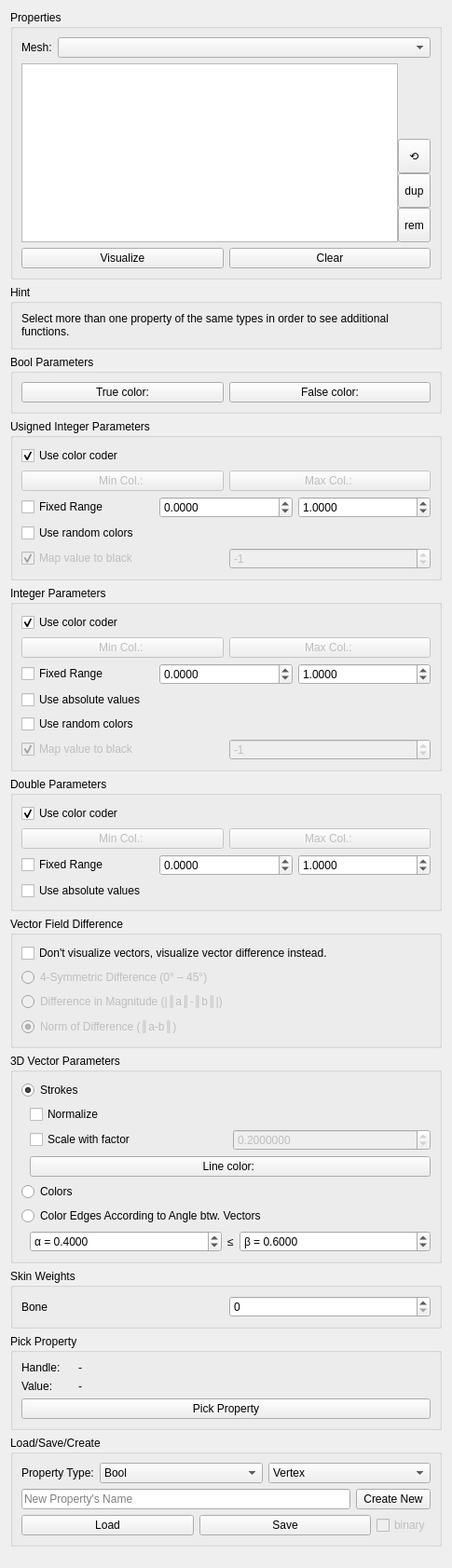
<?xml version="1.0" encoding="UTF-8"?>
<ui version="4.0">
 <class>PropertyVisToolbarBase</class>
 <widget class="QWidget" name="PropertyVisToolbarBase">
  <property name="geometry">
   <rect>
    <x>0</x>
    <y>0</y>
    <width>485</width>
    <height>1683</height>
   </rect>
  </property>
  <property name="windowTitle">
   <string>Property Visualization</string>
  </property>
  <layout class="QVBoxLayout" name="verticalLayout_7">
   <item>
    <widget class="QGroupBox" name="groupBox">
     <property name="title">
      <string>Properties</string>
     </property>
     <layout class="QGridLayout" name="gridLayout">
      <item row="7" column="0">
       <widget class="QPushButton" name="visualizeButton">
        <property name="text">
         <string>Visualize</string>
        </property>
       </widget>
      </item>
      <item row="7" column="1">
       <widget class="QPushButton" name="clearButton">
        <property name="text">
         <string>Clear</string>
        </property>
       </widget>
      </item>
      <item row="5" column="0" colspan="2">
       <layout class="QHBoxLayout" name="horizontalLayout_9">
        <property name="spacing">
         <number>0</number>
        </property>
        <item>
         <widget class="QListView" name="propertyName_lv">
          <property name="minimumSize">
           <size>
            <width>0</width>
            <height>192</height>
           </size>
          </property>
          <property name="selectionMode">
           <enum>QAbstractItemView::ExtendedSelection</enum>
          </property>
         </widget>
        </item>
        <item>
         <layout class="QVBoxLayout" name="verticalLayout_8">
          <property name="spacing">
           <number>0</number>
          </property>
          <item>
           <spacer name="verticalSpacer">
            <property name="orientation">
             <enum>Qt::Vertical</enum>
            </property>
            <property name="sizeHint" stdset="0">
             <size>
              <width>0</width>
              <height>0</height>
             </size>
            </property>
           </spacer>
          </item>
          <item>
           <widget class="QToolButton" name="refresh_property_names_tb">
            <property name="sizePolicy">
             <sizepolicy hsizetype="Preferred" vsizetype="Fixed">
              <horstretch>0</horstretch>
              <verstretch>0</verstretch>
             </sizepolicy>
            </property>
            <property name="minimumSize">
             <size>
              <width>0</width>
              <height>37</height>
             </size>
            </property>
            <property name="toolTip">
             <string>Reload property list.</string>
            </property>
            <property name="text">
             <string>⟲</string>
            </property>
           </widget>
          </item>
          <item>
           <widget class="QToolButton" name="duplicate_property_tb">
            <property name="sizePolicy">
             <sizepolicy hsizetype="Preferred" vsizetype="Fixed">
              <horstretch>0</horstretch>
              <verstretch>0</verstretch>
             </sizepolicy>
            </property>
            <property name="minimumSize">
             <size>
              <width>0</width>
              <height>37</height>
             </size>
            </property>
            <property name="toolTip">
             <string>Duplicate selected properties.</string>
            </property>
            <property name="text">
             <string>dup</string>
            </property>
           </widget>
          </item>
          <item>
           <widget class="QToolButton" name="remove_property_tb">
            <property name="sizePolicy">
             <sizepolicy hsizetype="Preferred" vsizetype="Fixed">
              <horstretch>0</horstretch>
              <verstretch>0</verstretch>
             </sizepolicy>
            </property>
            <property name="minimumSize">
             <size>
              <width>0</width>
              <height>37</height>
             </size>
            </property>
            <property name="toolTip">
             <string>Remove selected properties.</string>
            </property>
            <property name="text">
             <string>rem</string>
            </property>
           </widget>
          </item>
         </layout>
        </item>
       </layout>
      </item>
      <item row="0" column="0" colspan="2">
       <layout class="QHBoxLayout" name="horizontalLayout_10">
        <item>
         <widget class="QLabel" name="label_3">
          <property name="text">
           <string>Mesh:</string>
          </property>
          <property name="buddy">
           <cstring>meshNames</cstring>
          </property>
         </widget>
        </item>
        <item>
         <widget class="QComboBox" name="meshNames">
          <property name="sizePolicy">
           <sizepolicy hsizetype="MinimumExpanding" vsizetype="Fixed">
            <horstretch>0</horstretch>
            <verstretch>0</verstretch>
           </sizepolicy>
          </property>
         </widget>
        </item>
       </layout>
      </item>
     </layout>
    </widget>
   </item>
   <item>
    <widget class="QGroupBox" name="hint_gb">
     <property name="title">
      <string>Hint</string>
     </property>
     <layout class="QVBoxLayout" name="verticalLayout_9">
      <item>
       <widget class="QLabel" name="label">
        <property name="text">
         <string>Select more than one property of the same types in order to see additional functions.</string>
        </property>
        <property name="wordWrap">
         <bool>true</bool>
        </property>
       </widget>
      </item>
     </layout>
    </widget>
   </item>
   <item>
    <widget class="QGroupBox" name="paramBool">
     <property name="title">
      <string>Bool Parameters</string>
     </property>
     <layout class="QGridLayout" name="gridLayout_5">
      <item row="0" column="0">
       <widget class="QtColorChooserButton" name="colorTrue">
        <property name="text">
         <string>True color:</string>
        </property>
        <property name="color" stdset="0">
         <color>
          <red>255</red>
          <green>0</green>
          <blue>4</blue>
         </color>
        </property>
       </widget>
      </item>
      <item row="0" column="1">
       <widget class="QtColorChooserButton" name="colorFalse">
        <property name="text">
         <string>False color:</string>
        </property>
        <property name="color" stdset="0">
         <color>
          <red>0</red>
          <green>255</green>
          <blue>0</blue>
         </color>
        </property>
       </widget>
      </item>
     </layout>
    </widget>
   </item>
   <item>
    <widget class="QGroupBox" name="paramUint">
     <property name="title">
      <string>Usigned Integer Parameters</string>
     </property>
     <layout class="QVBoxLayout" name="verticalLayout_5">
      <item>
       <widget class="QCheckBox" name="uintColorCoder">
        <property name="text">
         <string>Use color coder</string>
        </property>
        <property name="checked">
         <bool>true</bool>
        </property>
       </widget>
      </item>
      <item>
       <layout class="QHBoxLayout" name="horizontalLayout_3">
        <item>
         <widget class="QtColorChooserButton" name="uintMin">
          <property name="enabled">
           <bool>false</bool>
          </property>
          <property name="text">
           <string>Min Col.: </string>
          </property>
          <property name="color" stdset="0">
           <color>
            <red>0</red>
            <green>0</green>
            <blue>255</blue>
           </color>
          </property>
         </widget>
        </item>
        <item>
         <widget class="QtColorChooserButton" name="uintMax">
          <property name="enabled">
           <bool>false</bool>
          </property>
          <property name="text">
           <string>Max Col.: </string>
          </property>
          <property name="color" stdset="0">
           <color>
            <red>255</red>
            <green>0</green>
            <blue>4</blue>
           </color>
          </property>
         </widget>
        </item>
       </layout>
      </item>
      <item>
       <layout class="QHBoxLayout" name="horizontalLayout_7">
        <item>
         <widget class="QCheckBox" name="uintFixedRange">
          <property name="text">
           <string>Fixed Range</string>
          </property>
         </widget>
        </item>
        <item>
         <widget class="QDoubleSpinBox" name="uintFixedRangeMin">
          <property name="decimals">
           <number>4</number>
          </property>
          <property name="minimum">
           <double>-999999999.000000000000000</double>
          </property>
          <property name="maximum">
           <double>999999999.000000000000000</double>
          </property>
         </widget>
        </item>
        <item>
         <widget class="QDoubleSpinBox" name="uintFixedRangeMax">
          <property name="decimals">
           <number>4</number>
          </property>
          <property name="minimum">
           <double>-999999999.000000000000000</double>
          </property>
          <property name="maximum">
           <double>999999999.000000000000000</double>
          </property>
          <property name="value">
           <double>1.000000000000000</double>
          </property>
         </widget>
        </item>
       </layout>
      </item>
      <item>
       <widget class="QCheckBox" name="uintRandom">
        <property name="text">
         <string>Use random colors</string>
        </property>
       </widget>
      </item>
      <item>
       <layout class="QHBoxLayout" name="horizontalLayout_8">
        <item>
         <widget class="QCheckBox" name="uintMapBlack">
          <property name="enabled">
           <bool>false</bool>
          </property>
          <property name="text">
           <string>Map value to black</string>
          </property>
          <property name="checked">
           <bool>true</bool>
          </property>
         </widget>
        </item>
        <item>
         <widget class="QSpinBox" name="uintMapBlackValue">
          <property name="enabled">
           <bool>false</bool>
          </property>
          <property name="minimum">
           <number>-100</number>
          </property>
          <property name="maximum">
           <number>100</number>
          </property>
          <property name="value">
           <number>-1</number>
          </property>
         </widget>
        </item>
       </layout>
      </item>
     </layout>
    </widget>
   </item>
   <item>
    <widget class="QGroupBox" name="paramInt">
     <property name="title">
      <string>Integer Parameters</string>
     </property>
     <layout class="QVBoxLayout" name="verticalLayout_3">
      <item>
       <widget class="QCheckBox" name="intColorCoder">
        <property name="text">
         <string>Use color coder</string>
        </property>
        <property name="checked">
         <bool>true</bool>
        </property>
       </widget>
      </item>
      <item>
       <layout class="QHBoxLayout" name="horizontalLayout_13">
        <item>
         <widget class="QtColorChooserButton" name="intMin">
          <property name="enabled">
           <bool>false</bool>
          </property>
          <property name="text">
           <string>Min Col.: </string>
          </property>
          <property name="color" stdset="0">
           <color>
            <red>0</red>
            <green>0</green>
            <blue>255</blue>
           </color>
          </property>
         </widget>
        </item>
        <item>
         <widget class="QtColorChooserButton" name="intMax">
          <property name="enabled">
           <bool>false</bool>
          </property>
          <property name="text">
           <string>Max Col.: </string>
          </property>
          <property name="color" stdset="0">
           <color>
            <red>255</red>
            <green>0</green>
            <blue>0</blue>
           </color>
          </property>
         </widget>
        </item>
       </layout>
      </item>
      <item>
       <layout class="QHBoxLayout" name="horizontalLayout_4">
        <item>
         <widget class="QCheckBox" name="intFixedRange">
          <property name="text">
           <string>Fixed Range</string>
          </property>
         </widget>
        </item>
        <item>
         <widget class="QDoubleSpinBox" name="intFixedRangeMin">
          <property name="decimals">
           <number>4</number>
          </property>
          <property name="minimum">
           <double>-999999999.000000000000000</double>
          </property>
          <property name="maximum">
           <double>999999999.000000000000000</double>
          </property>
         </widget>
        </item>
        <item>
         <widget class="QDoubleSpinBox" name="intFixedRangeMax">
          <property name="decimals">
           <number>4</number>
          </property>
          <property name="minimum">
           <double>-999999999.000000000000000</double>
          </property>
          <property name="maximum">
           <double>999999999.000000000000000</double>
          </property>
          <property name="value">
           <double>1.000000000000000</double>
          </property>
         </widget>
        </item>
       </layout>
      </item>
      <item>
       <widget class="QCheckBox" name="intAbsolute">
        <property name="text">
         <string>Use absolute values</string>
        </property>
       </widget>
      </item>
      <item>
       <widget class="QCheckBox" name="intRandom">
        <property name="text">
         <string>Use random colors</string>
        </property>
       </widget>
      </item>
      <item>
       <layout class="QHBoxLayout" name="horizontalLayout_2">
        <item>
         <widget class="QCheckBox" name="intMapBlack">
          <property name="enabled">
           <bool>false</bool>
          </property>
          <property name="text">
           <string>Map value to black</string>
          </property>
          <property name="checked">
           <bool>true</bool>
          </property>
         </widget>
        </item>
        <item>
         <widget class="QSpinBox" name="intMapBlackValue">
          <property name="enabled">
           <bool>false</bool>
          </property>
          <property name="minimum">
           <number>-100</number>
          </property>
          <property name="maximum">
           <number>100</number>
          </property>
          <property name="value">
           <number>-1</number>
          </property>
         </widget>
        </item>
       </layout>
      </item>
     </layout>
    </widget>
   </item>
   <item>
    <widget class="QGroupBox" name="paramDouble">
     <property name="title">
      <string>Double Parameters</string>
     </property>
     <layout class="QVBoxLayout" name="verticalLayout_4">
      <item>
       <widget class="QCheckBox" name="doubleColorCoder">
        <property name="text">
         <string>Use color coder</string>
        </property>
        <property name="checked">
         <bool>true</bool>
        </property>
       </widget>
      </item>
      <item>
       <layout class="QHBoxLayout" name="horizontalLayout_14">
        <item>
         <widget class="QtColorChooserButton" name="doubleMin">
          <property name="enabled">
           <bool>false</bool>
          </property>
          <property name="text">
           <string>Min Col.: </string>
          </property>
          <property name="color" stdset="0">
           <color>
            <red>0</red>
            <green>0</green>
            <blue>255</blue>
           </color>
          </property>
         </widget>
        </item>
        <item>
         <widget class="QtColorChooserButton" name="doubleMax">
          <property name="enabled">
           <bool>false</bool>
          </property>
          <property name="text">
           <string>Max Col.: </string>
          </property>
          <property name="color" stdset="0">
           <color>
            <red>255</red>
            <green>0</green>
            <blue>0</blue>
           </color>
          </property>
         </widget>
        </item>
       </layout>
      </item>
      <item>
       <layout class="QHBoxLayout" name="horizontalLayout_5">
        <item>
         <widget class="QCheckBox" name="doubleFixedRange">
          <property name="text">
           <string>Fixed Range</string>
          </property>
         </widget>
        </item>
        <item>
         <widget class="QDoubleSpinBox" name="doubleFixedRangeMin">
          <property name="decimals">
           <number>4</number>
          </property>
          <property name="minimum">
           <double>-999999999.000000000000000</double>
          </property>
          <property name="maximum">
           <double>999999999.000000000000000</double>
          </property>
         </widget>
        </item>
        <item>
         <widget class="QDoubleSpinBox" name="doubleFixedRangeMax">
          <property name="decimals">
           <number>4</number>
          </property>
          <property name="minimum">
           <double>-999999999.000000000000000</double>
          </property>
          <property name="maximum">
           <double>999999999.000000000000000</double>
          </property>
          <property name="value">
           <double>1.000000000000000</double>
          </property>
         </widget>
        </item>
       </layout>
      </item>
      <item>
       <widget class="QCheckBox" name="doubleAbsolute">
        <property name="text">
         <string>Use absolute values</string>
        </property>
       </widget>
      </item>
     </layout>
    </widget>
   </item>
   <item>
    <widget class="QGroupBox" name="vectorFieldDifference_gb">
     <property name="title">
      <string>Vector Field Difference</string>
     </property>
     <layout class="QVBoxLayout" name="verticalLayout_10">
      <item>
       <widget class="QCheckBox" name="visualizeVectorDifference_cb">
        <property name="toolTip">
         <string>This will only have effect if two properties of the same type (primitive and data) are selected.</string>
        </property>
        <property name="text">
         <string>Don't visualize vectors, visualize vector difference instead.</string>
        </property>
       </widget>
      </item>
      <item>
       <widget class="QRadioButton" name="vecFieldDiff_4symm_rb">
        <property name="enabled">
         <bool>false</bool>
        </property>
        <property name="text">
         <string>4-Symmetric Difference (0° – 45°)</string>
        </property>
       </widget>
      </item>
      <item>
       <widget class="QRadioButton" name="vecFieldDiff_diff_norm_rb">
        <property name="enabled">
         <bool>false</bool>
        </property>
        <property name="text">
         <string>Difference in Magnitude (|∥a∥-∥b∥|)</string>
        </property>
       </widget>
      </item>
      <item>
       <widget class="QRadioButton" name="vecFieldDiff_norm_diff_rb">
        <property name="enabled">
         <bool>false</bool>
        </property>
        <property name="text">
         <string>Norm of Difference (∥a-b∥)</string>
        </property>
        <property name="checked">
         <bool>true</bool>
        </property>
       </widget>
      </item>
     </layout>
    </widget>
   </item>
   <item>
    <widget class="QGroupBox" name="paramVector">
     <property name="title">
      <string>3D Vector Parameters</string>
     </property>
     <layout class="QVBoxLayout" name="verticalLayout">
      <item>
       <widget class="QRadioButton" name="vectors_strokes_rb">
        <property name="text">
         <string>Strokes</string>
        </property>
        <property name="checked">
         <bool>true</bool>
        </property>
        <attribute name="buttonGroup">
         <string notr="true">vector_buttonGroup</string>
        </attribute>
       </widget>
      </item>
      <item>
       <widget class="QWidget" name="vector_strokes_widget" native="true">
        <layout class="QVBoxLayout" name="verticalLayout_11">
         <property name="topMargin">
          <number>0</number>
         </property>
         <property name="rightMargin">
          <number>0</number>
         </property>
         <property name="bottomMargin">
          <number>0</number>
         </property>
         <item>
          <widget class="QCheckBox" name="normalize">
           <property name="text">
            <string>Normalize</string>
           </property>
           <property name="checked">
            <bool>false</bool>
           </property>
          </widget>
         </item>
         <item>
          <layout class="QHBoxLayout" name="horizontalLayout">
           <item>
            <widget class="QCheckBox" name="scale">
             <property name="text">
              <string>Scale with factor</string>
             </property>
             <property name="checked">
              <bool>false</bool>
             </property>
            </widget>
           </item>
           <item>
            <widget class="QDoubleSpinBox" name="scaleBox">
             <property name="enabled">
              <bool>false</bool>
             </property>
             <property name="decimals">
              <number>7</number>
             </property>
             <property name="maximum">
              <double>1000.000000000000000</double>
             </property>
             <property name="value">
              <double>0.200000000000000</double>
             </property>
            </widget>
           </item>
          </layout>
         </item>
         <item>
          <widget class="QtColorChooserButton" name="lineColor">
           <property name="text">
            <string>Line color: </string>
           </property>
           <property name="color" stdset="0">
            <color>
             <red>198</red>
             <green>0</green>
             <blue>3</blue>
            </color>
           </property>
          </widget>
         </item>
        </layout>
       </widget>
      </item>
      <item>
       <widget class="QRadioButton" name="vectors_colors_rb">
        <property name="text">
         <string>Colors</string>
        </property>
        <attribute name="buttonGroup">
         <string notr="true">vector_buttonGroup</string>
        </attribute>
       </widget>
      </item>
      <item>
       <widget class="QRadioButton" name="vectors_edges_rb">
        <property name="text">
         <string>Color Edges According to Angle btw. Vectors</string>
        </property>
        <attribute name="buttonGroup">
         <string notr="true">vector_buttonGroup</string>
        </attribute>
       </widget>
      </item>
      <item>
       <widget class="QWidget" name="vector_edgeColors_widget" native="true">
        <property name="visible">
         <bool>false</bool>
        </property>
        <layout class="QHBoxLayout" name="horizontalLayout_15">
         <property name="topMargin">
          <number>0</number>
         </property>
         <property name="rightMargin">
          <number>0</number>
         </property>
         <property name="bottomMargin">
          <number>0</number>
         </property>
         <item>
          <widget class="QDoubleSpinBox" name="vectors_edges_alpha">
           <property name="prefix">
            <string>α = </string>
           </property>
           <property name="decimals">
            <number>4</number>
           </property>
           <property name="maximum">
            <double>1.000000000000000</double>
           </property>
           <property name="singleStep">
            <double>0.100000000000000</double>
           </property>
           <property name="value">
            <double>0.400000000000000</double>
           </property>
          </widget>
         </item>
         <item>
          <widget class="QLabel" name="label_4">
           <property name="sizePolicy">
            <sizepolicy hsizetype="Fixed" vsizetype="Preferred">
             <horstretch>0</horstretch>
             <verstretch>0</verstretch>
            </sizepolicy>
           </property>
           <property name="text">
            <string>≤</string>
           </property>
          </widget>
         </item>
         <item>
          <widget class="QDoubleSpinBox" name="vectors_edges_beta">
           <property name="prefix">
            <string>β = </string>
           </property>
           <property name="decimals">
            <number>4</number>
           </property>
           <property name="maximum">
            <double>1.000000000000000</double>
           </property>
           <property name="singleStep">
            <double>0.100000000000000</double>
           </property>
           <property name="value">
            <double>0.600000000000000</double>
           </property>
          </widget>
         </item>
        </layout>
       </widget>
      </item>
     </layout>
    </widget>
   </item>
   <item>
    <widget class="QGroupBox" name="paramSkinWeights">
     <property name="title">
      <string>Skin Weights</string>
     </property>
     <layout class="QVBoxLayout" name="verticalLayout_6">
      <item>
       <layout class="QHBoxLayout" name="horizontalLayout_11">
        <item>
         <widget class="QLabel" name="label_12">
          <property name="text">
           <string>Bone</string>
          </property>
          <property name="buddy">
           <cstring>boneId</cstring>
          </property>
         </widget>
        </item>
        <item>
         <widget class="QSpinBox" name="boneId"/>
        </item>
       </layout>
      </item>
     </layout>
    </widget>
   </item>
   <item>
    <widget class="QGroupBox" name="pickProp">
     <property name="title">
      <string>Pick Property</string>
     </property>
     <layout class="QVBoxLayout" name="verticalLayout_2">
      <item>
       <layout class="QGridLayout" name="gridLayout_2">
        <item row="0" column="0">
         <widget class="QLabel" name="label_5">
          <property name="sizePolicy">
           <sizepolicy hsizetype="Minimum" vsizetype="Preferred">
            <horstretch>0</horstretch>
            <verstretch>0</verstretch>
           </sizepolicy>
          </property>
          <property name="maximumSize">
           <size>
            <width>55</width>
            <height>16777215</height>
           </size>
          </property>
          <property name="text">
           <string>Handle:</string>
          </property>
         </widget>
        </item>
        <item row="0" column="1">
         <widget class="QLabel" name="pickedHandle">
          <property name="text">
           <string>-</string>
          </property>
         </widget>
        </item>
        <item row="1" column="0">
         <widget class="QLabel" name="label_9">
          <property name="sizePolicy">
           <sizepolicy hsizetype="Minimum" vsizetype="Preferred">
            <horstretch>0</horstretch>
            <verstretch>0</verstretch>
           </sizepolicy>
          </property>
          <property name="text">
           <string>Value:</string>
          </property>
         </widget>
        </item>
        <item row="1" column="1">
         <widget class="QLabel" name="pickedValue">
          <property name="text">
           <string>-</string>
          </property>
         </widget>
        </item>
       </layout>
      </item>
      <item>
       <widget class="QPushButton" name="pickButton">
        <property name="text">
         <string>Pick Property</string>
        </property>
        <property name="checkable">
         <bool>true</bool>
        </property>
       </widget>
      </item>
     </layout>
    </widget>
   </item>
   <item>
    <widget class="QGroupBox" name="groupBox_2">
     <property name="title">
      <string>Load/Save/Create</string>
     </property>
     <layout class="QGridLayout" name="gridLayout_4">
      <item row="0" column="0" colspan="2">
       <layout class="QHBoxLayout" name="horizontalLayout_12">
        <item>
         <widget class="QLabel" name="label_2">
          <property name="text">
           <string>Property Type:</string>
          </property>
          <property name="buddy">
           <cstring>propertyDataType</cstring>
          </property>
         </widget>
        </item>
        <item>
         <widget class="QComboBox" name="propertyDataType">
          <property name="sizePolicy">
           <sizepolicy hsizetype="MinimumExpanding" vsizetype="Fixed">
            <horstretch>0</horstretch>
            <verstretch>0</verstretch>
           </sizepolicy>
          </property>
          <property name="currentIndex">
           <number>0</number>
          </property>
          <item>
           <property name="text">
            <string>Bool</string>
           </property>
          </item>
          <item>
           <property name="text">
            <string>Unsigned Integer</string>
           </property>
          </item>
          <item>
           <property name="text">
            <string>Integer</string>
           </property>
          </item>
          <item>
           <property name="text">
            <string>Double</string>
           </property>
          </item>
          <item>
           <property name="text">
            <string>3D Vector</string>
           </property>
          </item>
          <item>
           <property name="text">
            <string>Skin Weights</string>
           </property>
          </item>
         </widget>
        </item>
        <item>
         <widget class="QComboBox" name="propertyType">
          <property name="sizePolicy">
           <sizepolicy hsizetype="MinimumExpanding" vsizetype="Fixed">
            <horstretch>0</horstretch>
            <verstretch>0</verstretch>
           </sizepolicy>
          </property>
          <item>
           <property name="text">
            <string>Vertex</string>
           </property>
          </item>
          <item>
           <property name="text">
            <string>Edge</string>
           </property>
          </item>
          <item>
           <property name="text">
            <string>Face</string>
           </property>
          </item>
          <item>
           <property name="text">
            <string>HalfEdge</string>
           </property>
          </item>
         </widget>
        </item>
       </layout>
      </item>
      <item row="2" column="1">
       <widget class="QPushButton" name="createNewButton">
        <property name="text">
         <string>Create New</string>
        </property>
       </widget>
      </item>
      <item row="2" column="0">
       <widget class="QLineEdit" name="property_name_le">
        <property name="placeholderText">
         <string>New Property's Name</string>
        </property>
       </widget>
      </item>
      <item row="3" column="0" colspan="2">
       <layout class="QHBoxLayout" name="horizontalLayout_6">
        <item>
         <widget class="QPushButton" name="load_property">
          <property name="sizePolicy">
           <sizepolicy hsizetype="MinimumExpanding" vsizetype="Fixed">
            <horstretch>0</horstretch>
            <verstretch>0</verstretch>
           </sizepolicy>
          </property>
          <property name="text">
           <string>Load</string>
          </property>
         </widget>
        </item>
        <item>
         <widget class="QPushButton" name="save_property">
          <property name="sizePolicy">
           <sizepolicy hsizetype="MinimumExpanding" vsizetype="Fixed">
            <horstretch>0</horstretch>
            <verstretch>0</verstretch>
           </sizepolicy>
          </property>
          <property name="text">
           <string>Save</string>
          </property>
         </widget>
        </item>
        <item>
         <widget class="QCheckBox" name="binary_cb">
          <property name="enabled">
           <bool>false</bool>
          </property>
          <property name="text">
           <string>binary</string>
          </property>
         </widget>
        </item>
       </layout>
      </item>
     </layout>
    </widget>
   </item>
   <item>
    <spacer name="verticalSpacer_3">
     <property name="orientation">
      <enum>Qt::Vertical</enum>
     </property>
     <property name="sizeHint" stdset="0">
      <size>
       <width>0</width>
       <height>0</height>
      </size>
     </property>
    </spacer>
   </item>
  </layout>
 </widget>
 <customwidgets>
  <customwidget>
   <class>QtColorChooserButton</class>
   <extends>QPushButton</extends>
   <header>ACG/QtWidgets/QtColorChooserButton.hh</header>
  </customwidget>
 </customwidgets>
 <tabstops>
  <tabstop>meshNames</tabstop>
  <tabstop>propertyName_lv</tabstop>
  <tabstop>visualizeButton</tabstop>
  <tabstop>clearButton</tabstop>
  <tabstop>colorTrue</tabstop>
  <tabstop>colorFalse</tabstop>
  <tabstop>uintFixedRange</tabstop>
  <tabstop>uintFixedRangeMin</tabstop>
  <tabstop>uintFixedRangeMax</tabstop>
  <tabstop>uintRandom</tabstop>
  <tabstop>uintMapBlack</tabstop>
  <tabstop>uintMapBlackValue</tabstop>
  <tabstop>intFixedRange</tabstop>
  <tabstop>intFixedRangeMin</tabstop>
  <tabstop>intFixedRangeMax</tabstop>
  <tabstop>intAbsolute</tabstop>
  <tabstop>intRandom</tabstop>
  <tabstop>intMapBlack</tabstop>
  <tabstop>intMapBlackValue</tabstop>
  <tabstop>doubleFixedRange</tabstop>
  <tabstop>doubleFixedRangeMin</tabstop>
  <tabstop>doubleFixedRangeMax</tabstop>
  <tabstop>doubleAbsolute</tabstop>
  <tabstop>visualizeVectorDifference_cb</tabstop>
  <tabstop>vecFieldDiff_4symm_rb</tabstop>
  <tabstop>vecFieldDiff_diff_norm_rb</tabstop>
  <tabstop>vecFieldDiff_norm_diff_rb</tabstop>
  <tabstop>scale</tabstop>
  <tabstop>scaleBox</tabstop>
  <tabstop>boneId</tabstop>
  <tabstop>pickButton</tabstop>
  <tabstop>propertyDataType</tabstop>
  <tabstop>propertyType</tabstop>
  <tabstop>property_name_le</tabstop>
  <tabstop>createNewButton</tabstop>
  <tabstop>load_property</tabstop>
  <tabstop>save_property</tabstop>
  <tabstop>binary_cb</tabstop>
 </tabstops>
 <resources/>
 <connections>
  <connection>
   <sender>intRandom</sender>
   <signal>toggled(bool)</signal>
   <receiver>intMin</receiver>
   <slot>setDisabled(bool)</slot>
   <hints>
    <hint type="sourcelabel">
     <x>242</x>
     <y>821</y>
    </hint>
    <hint type="destinationlabel">
     <x>219</x>
     <y>723</y>
    </hint>
   </hints>
  </connection>
  <connection>
   <sender>intRandom</sender>
   <signal>toggled(bool)</signal>
   <receiver>intMax</receiver>
   <slot>setDisabled(bool)</slot>
   <hints>
    <hint type="sourcelabel">
     <x>262</x>
     <y>821</y>
    </hint>
    <hint type="destinationlabel">
     <x>418</x>
     <y>723</y>
    </hint>
   </hints>
  </connection>
  <connection>
   <sender>intRandom</sender>
   <signal>toggled(bool)</signal>
   <receiver>intMapBlack</receiver>
   <slot>setEnabled(bool)</slot>
   <hints>
    <hint type="sourcelabel">
     <x>185</x>
     <y>821</y>
    </hint>
    <hint type="destinationlabel">
     <x>177</x>
     <y>854</y>
    </hint>
   </hints>
  </connection>
  <connection>
   <sender>intRandom</sender>
   <signal>toggled(bool)</signal>
   <receiver>intMapBlackValue</receiver>
   <slot>setEnabled(bool)</slot>
   <hints>
    <hint type="sourcelabel">
     <x>243</x>
     <y>821</y>
    </hint>
    <hint type="destinationlabel">
     <x>418</x>
     <y>857</y>
    </hint>
   </hints>
  </connection>
  <connection>
   <sender>visualizeVectorDifference_cb</sender>
   <signal>toggled(bool)</signal>
   <receiver>paramVector</receiver>
   <slot>setDisabled(bool)</slot>
   <hints>
    <hint type="sourcelabel">
     <x>192</x>
     <y>1094</y>
    </hint>
    <hint type="destinationlabel">
     <x>135</x>
     <y>1308</y>
    </hint>
   </hints>
  </connection>
  <connection>
   <sender>visualizeVectorDifference_cb</sender>
   <signal>toggled(bool)</signal>
   <receiver>vecFieldDiff_4symm_rb</receiver>
   <slot>setEnabled(bool)</slot>
   <hints>
    <hint type="sourcelabel">
     <x>114</x>
     <y>1094</y>
    </hint>
    <hint type="destinationlabel">
     <x>112</x>
     <y>1124</y>
    </hint>
   </hints>
  </connection>
  <connection>
   <sender>visualizeVectorDifference_cb</sender>
   <signal>toggled(bool)</signal>
   <receiver>vecFieldDiff_diff_norm_rb</receiver>
   <slot>setEnabled(bool)</slot>
   <hints>
    <hint type="sourcelabel">
     <x>135</x>
     <y>1094</y>
    </hint>
    <hint type="destinationlabel">
     <x>137</x>
     <y>1154</y>
    </hint>
   </hints>
  </connection>
  <connection>
   <sender>visualizeVectorDifference_cb</sender>
   <signal>toggled(bool)</signal>
   <receiver>vecFieldDiff_norm_diff_rb</receiver>
   <slot>setEnabled(bool)</slot>
   <hints>
    <hint type="sourcelabel">
     <x>160</x>
     <y>1094</y>
    </hint>
    <hint type="destinationlabel">
     <x>163</x>
     <y>1184</y>
    </hint>
   </hints>
  </connection>
  <connection>
   <sender>uintColorCoder</sender>
   <signal>toggled(bool)</signal>
   <receiver>uintMin</receiver>
   <slot>setDisabled(bool)</slot>
   <hints>
    <hint type="sourcelabel">
     <x>148</x>
     <y>480</y>
    </hint>
    <hint type="destinationlabel">
     <x>148</x>
     <y>516</y>
    </hint>
   </hints>
  </connection>
  <connection>
   <sender>uintColorCoder</sender>
   <signal>toggled(bool)</signal>
   <receiver>uintMax</receiver>
   <slot>setDisabled(bool)</slot>
   <hints>
    <hint type="sourcelabel">
     <x>188</x>
     <y>480</y>
    </hint>
    <hint type="destinationlabel">
     <x>418</x>
     <y>516</y>
    </hint>
   </hints>
  </connection>
  <connection>
   <sender>intColorCoder</sender>
   <signal>toggled(bool)</signal>
   <receiver>intMin</receiver>
   <slot>setDisabled(bool)</slot>
   <hints>
    <hint type="sourcelabel">
     <x>133</x>
     <y>687</y>
    </hint>
    <hint type="destinationlabel">
     <x>133</x>
     <y>723</y>
    </hint>
   </hints>
  </connection>
  <connection>
   <sender>intColorCoder</sender>
   <signal>toggled(bool)</signal>
   <receiver>intMax</receiver>
   <slot>setDisabled(bool)</slot>
   <hints>
    <hint type="sourcelabel">
     <x>202</x>
     <y>687</y>
    </hint>
    <hint type="destinationlabel">
     <x>418</x>
     <y>723</y>
    </hint>
   </hints>
  </connection>
  <connection>
   <sender>doubleColorCoder</sender>
   <signal>toggled(bool)</signal>
   <receiver>doubleMin</receiver>
   <slot>setDisabled(bool)</slot>
   <hints>
    <hint type="sourcelabel">
     <x>127</x>
     <y>924</y>
    </hint>
    <hint type="destinationlabel">
     <x>128</x>
     <y>960</y>
    </hint>
   </hints>
  </connection>
  <connection>
   <sender>doubleColorCoder</sender>
   <signal>toggled(bool)</signal>
   <receiver>doubleMax</receiver>
   <slot>setDisabled(bool)</slot>
   <hints>
    <hint type="sourcelabel">
     <x>322</x>
     <y>924</y>
    </hint>
    <hint type="destinationlabel">
     <x>418</x>
     <y>960</y>
    </hint>
   </hints>
  </connection>
  <connection>
   <sender>scale</sender>
   <signal>toggled(bool)</signal>
   <receiver>scaleBox</receiver>
   <slot>setEnabled(bool)</slot>
   <hints>
    <hint type="sourcelabel">
     <x>224</x>
     <y>1313</y>
    </hint>
    <hint type="destinationlabel">
     <x>418</x>
     <y>1316</y>
    </hint>
   </hints>
  </connection>
  <connection>
   <sender>vectors_strokes_rb</sender>
   <signal>toggled(bool)</signal>
   <receiver>vector_strokes_widget</receiver>
   <slot>setVisible(bool)</slot>
   <hints>
    <hint type="sourcelabel">
     <x>86</x>
     <y>1250</y>
    </hint>
    <hint type="destinationlabel">
     <x>29</x>
     <y>1328</y>
    </hint>
   </hints>
  </connection>
  <connection>
   <sender>vectors_edges_rb</sender>
   <signal>toggled(bool)</signal>
   <receiver>vector_edgeColors_widget</receiver>
   <slot>setVisible(bool)</slot>
   <hints>
    <hint type="sourcelabel">
     <x>52</x>
     <y>1403</y>
    </hint>
    <hint type="destinationlabel">
     <x>31</x>
     <y>1425</y>
    </hint>
   </hints>
  </connection>
 </connections>
 <buttongroups>
  <buttongroup name="vector_buttonGroup"/>
 </buttongroups>
</ui>
